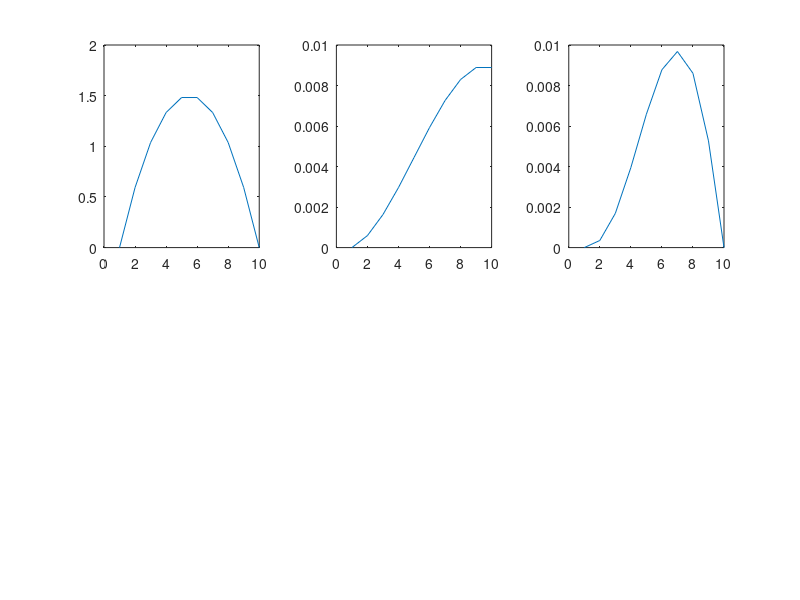

Write MATLAB code to recreate this figure.

x = linspace(0,1, 10);
prr =6.*x.*(1-x);

subplot(2,3,1)
plot( prr) 

T = cumsum(prr)/1000;

subplot(2,3,2)
plot( T) 

ps = T.*prr;

subplot(2,3,3)
plot(ps)

disp(sum(ps  ))